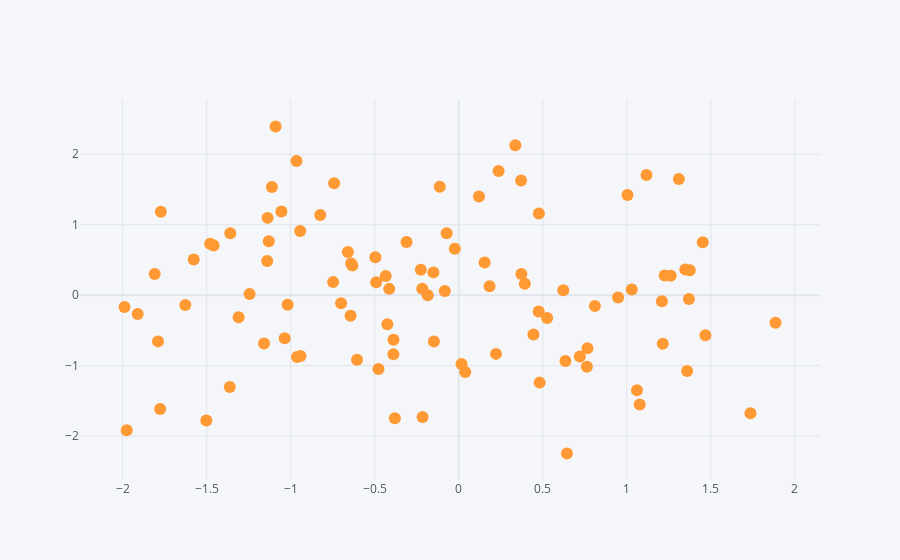

Write notebook code for a chart like this one.
### Code cell
df1.iplot(kind="scatter", x="A", y="B", mode="markers")
